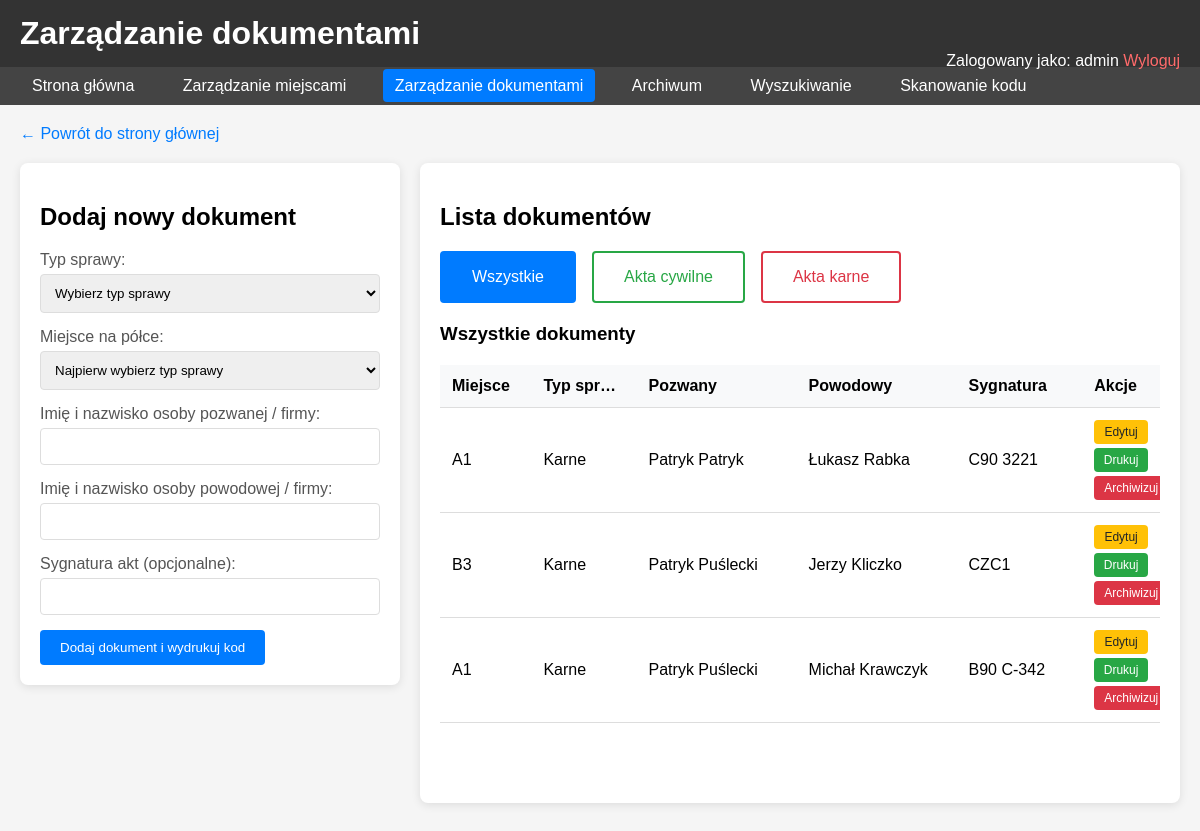
/admin_documents.php (signed in), run on the app's committed database.
### tables this page shows
CREATE TABLE `documents` (
  `id` int(11) NOT NULL,
  `location_id` int(11) DEFAULT NULL,
  `barcode` varchar(50) NOT NULL,
  `defendant_name` varchar(255) NOT NULL,
  `plaintiff_name` varchar(255) NOT NULL,
  `case_number` varchar(100) NOT NULL,
  `case_type` enum('civil','criminal') NOT NULL,
  `is_archived` tinyint(1) DEFAULT 0,
  `created_at` timestamp NOT NULL DEFAULT current_timestamp(),
  `archived_at` timestamp NULL DEFAULT NULL
);

CREATE TABLE `locations` (
  `id` int(11) NOT NULL,
  `location_code` varchar(10) NOT NULL,
  `shelf_type` enum('civil','criminal') NOT NULL,
  `created_at` timestamp NOT NULL DEFAULT current_timestamp()
);

### DocumentManager.php (called while the page is built, shortened)
<?php
class DocumentManager
{
    private $db;
    public function __construct()
    {
        $this->db = new Database();
    }
    public function getDocumentsByShelfType($shelfType)
    {
        $pdo = $this->db->getConnection();
        $stmt = $pdo->prepare("
            SELECT d.*, l.location_code
            FROM documents d
            JOIN locations l ON d.location_id = l.id
            WHERE l.shelf_type = ? AND d.is_archived = FALSE
            ORDER BY l.location_code
        ");
        $stmt->execute([$shelfType]);
        return $stmt->fetchAll();
    }
}

### admin_documents.php (the view, shortened to what this page needs)
<?php
require_once 'DocumentManager.php';
$manager = new DocumentManager();
$civilDocuments = $manager->getDocumentsByShelfType('civil');
$criminalDocuments = $manager->getDocumentsByShelfType('criminal');
require_once 'includes/header.php';
?>
<div class="header">
    <h1>Zarządzanie dokumentami</h1>
    <div class="user-info">
        Zalogowany jako: <?= htmlspecialchars($_SESSION['username']) ?>
        <a href="logout.php" class="logout">Wyloguj</a>
    </div>
</div>
<div class="nav">
    <a href="index.php">Strona główna</a>
    <a href="admin_locations.php">Zarządzanie miejscami</a>
    <a href="admin_documents.php" class="active">Zarządzanie dokumentami</a>
    <a href="admin_archive.php">Archiwum</a>
    <a href="search.php">Wyszukiwanie</a>
    <a href="barcode_scan.php">Skanowanie kodu</a>
</div>
<div class="container">
    <div class="back-link">
        <a href="index.php">← Powrót do strony głównej</a>
    </div>
    <div class="documents-layout">
        <div class="card add-document-card">
            <h2>Dodaj nowy dokument</h2>
            <form method="POST" id="documentForm">
                <div class="form-group">
                    <label for="case_type">Typ sprawy:</label>
                    <select id="case_type" name="case_type" required onchange="updateLocationOptions()">
                        <option value="">Wybierz typ sprawy</option>
                    </select>
                </div>
                <div class="form-group">
                    <label for="location_id">Miejsce na półce:</label>
                    <select id="location_id" name="location_id" required>
                        <option value="">Najpierw wybierz typ sprawy</option>
                    </select>
                </div>
                <div class="form-group">
                    <label for="defendant_name">Imię i nazwisko osoby pozwanej / firmy:</label>
                    <input type="text" id="defendant_name" name="defendant_name" required>
                </div>
                <div class="form-group">
                    <label for="plaintiff_name">Imię i nazwisko osoby powodowej / firmy:</label>
                    <input type="text" id="plaintiff_name" name="plaintiff_name" required>
                </div>
                <div class="form-group">
                    <label for="case_number">Sygnatura akt (opcjonalne):</label>
                    <input type="text" id="case_number" name="case_number">
                </div>
                <button type="submit" id="submitBtn">Dodaj dokument i wydrukuj kod</button>
            </form>
        </div>
        <div class="card documents-list-card">
            <h2>Lista dokumentów</h2>
            <div class="tabs">
                <button class="tab all active" onclick="showTab('all')">Wszystkie</button>
                <button class="tab civil" onclick="showTab('civil')">Akta cywilne</button>
                <button class="tab criminal" onclick="showTab('criminal')">Akta karne</button>
            </div>
            <div id="all" class="tab-content active">
                <h3>Wszystkie dokumenty</h3>
                <?php
                $allDocuments = array_merge($civilDocuments, $criminalDocuments);
                usort($allDocuments, function ($a, $b) {
                    return strtotime($b['created_at']) - strtotime($a['created_at']);
                });
                if (empty($allDocuments)):
                ?>
                    <div class="empty-message">
                        <h4>Brak dokumentów</h4>
                        <p>Nie ma żadnych dokumentów.</p>
                    </div>
                <?php else: ?>
                    <table>
                        <thead>
                            <tr>
                                <th>Miejsce</th>
                                <th>Typ sprawy</th>
                                <th>Pozwany</th>
                                <th>Powodowy</th>
                                <th>Sygnatura</th>
                                <th>Akcje</th>
                            </tr>
                        </thead>
                        <tbody>
                            <?php foreach ($allDocuments as $doc): ?>
                                <tr>
                                    <td><?= htmlspecialchars($doc['location_code']) ?></td>
                                    <td>
                                        <span class="case-type <?= $doc['case_type'] ?>">
                                            <?= $doc['case_type'] == 'civil' ? 'Cywilne' : 'Karne' ?>
                                        </span>
                                    </td>
                                    <td><?= htmlspecialchars($doc['defendant_name']) ?></td>
                                    <td><?= htmlspecialchars($doc['plaintiff_name']) ?></td>
                                    <td><?= htmlspecialchars($doc['case_number']) ?></td>
                                    <td>
                                        <button class="edit-btn" onclick="editDocument(<?= $doc['id'] ?>, '<?= htmlspecialchars($doc['defendant_name']) ?>', '<?= htmlspecialchars($doc['plaintiff_name']) ?>', '<?= htmlspecialchars($doc['case_number']) ?>', '<?= $doc['case_type'] ?>', <?= $doc['location_id'] ?>)">Edytuj</button>
                                        <button class="print-btn" onclick="printDocument(<?= $doc['id'] ?>)">Drukuj</button>
                                        <form method="POST" style="display: inline;">
                                            <button type="submit" class="archive-btn" onclick="return confirm('Czy na pewno chcesz zarchiwizować ten dokument?')">Archiwizuj</button>
                                        </form>
                                    </td>
                                </tr>
                            <?php endforeach; ?>
                        </tbody>
                    </table>
                <?php endif; ?>
            </div>
        </div>
    </div>
    <?php require_once 'includes/footer.php'; ?>

### assets/css/style.css (style rules this page uses)
body { font-family: Arial, sans-serif; margin: 0; padding: 0; background-color: #f5f5f5; }
.header { background-color: #333; color: white; padding: 15px 20px; }
.header h1 { margin: 0; }
.nav { background-color: #444; padding: 10px 20px; }
.nav a { color: white; text-decoration: none; margin-right: 20px; padding: 8px 12px; border-radius: 4px; }
.nav a.active { background-color: #007bff; }
.container { max-width: 1440px; margin: 20px auto; padding: 0 20px; }
.user-info { float: right; }
.logout { color: #ff6b6b; text-decoration: none; }
.card { background: white; padding: 20px; border-radius: 8px; box-shadow: 0 2px 10px rgba(0, 0, 0, 0.1); margin-bottom: 20px; }
.form-group { margin-bottom: 15px; }
label { display: block; margin-bottom: 5px; color: #555; }
input[type="text"], input[type="password"], select, textarea { width: 100%; padding: 10px; border: 1px solid #ddd; border-radius: 4px; box-sizing: border-box; }
button { padding: 10px 20px; background-color: #007bff; color: white; border: none; border-radius: 4px; cursor: pointer; }
table { width: 100%; border-collapse: collapse; margin-top: 20px; table-layout: fixed; }
th, td { padding: 12px; text-align: left; border-bottom: 1px solid #ddd; overflow: hidden; text-overflow: ellipsis; white-space: nowrap; }
td { max-width: 0; word-wrap: break-word; white-space: normal; }
th { background-color: #f8f9fa; font-weight: bold; }
.back-link { margin-bottom: 20px; }
.back-link a { color: #007bff; text-decoration: none; }
.tabs { display: flex; margin-bottom: 20px; gap: 16px; }
.tab { padding: 15px 30px; border: 2px solid transparent; background: #fff; cursor: pointer; font-size: 16px; color: #222; transition: background 0.2s, color 0.2s, border 0.2s; }
.tab.active { background-color: #007bff; color: white; }
.tab.civil { border-color: #28a745; color: #28a745; }
.tab.criminal { border-color: #dc3545; color: #dc3545; }
.tab.all { border-color: #007bff; color: #007bff; }
.tab.all.active, .tab.all:hover { background: #007bff; color: #fff; border-color: #007bff; }
.tab-content { display: none; }
.tab-content.active { display: block; }
.print-btn { padding: 5px 10px; background-color: #28a745; color: white; border: none; border-radius: 4px; cursor: pointer; font-size: 12px; display:flex; justify-content: center; width:100%; margin-bottom: 4px; }
.edit-btn { padding: 5px 10px; background-color: #ffc107; color: #212529; border: none; border-radius: 4px; cursor: pointer; font-size: 12px; display: flex; justify-content: center; width: 100%; margin-bottom: 4px; }
.archive-btn { padding: 5px 10px; background-color: #dc3545; color: white; border: none; border-radius: 4px; cursor: pointer; font-size: 12px; }
.documents-layout { display: grid; grid-template-columns: 1fr 2fr; gap: 20px; margin-bottom: 20px; }
.add-document-card { height: fit-content; }
.documents-list-card { min-height: 600px; }
table th:nth-child(1), table td:nth-child(1) { width: 10%; }
table th:nth-child(2), table td:nth-child(2) { width: 12%; }
table th:nth-child(3), table td:nth-child(3), table th:nth-child(4), table td:nth-child(4) { width: 20%; }
table th:nth-child(5), table td:nth-child(5) { width: 15%; }
table th:nth-child(6), table td:nth-child(6) { width: 15%; }
table th:last-child, table td:last-child { width: 8%; }

### data on the page
documents: location.location_code "A1", case_type "Karne", defendant_name "Patryk Patryk", plaintiff_name "Łukasz Rabka", case_number "C90 3221"
documents: location.location_code "B3", case_type "Karne", defendant_name "Patryk Puślecki", plaintiff_name "Jerzy Kliczko", case_number "CZC1"
documents: location.location_code "A1", case_type "Karne", defendant_name "Patryk Puślecki", plaintiff_name "Michał Krawczyk", case_number "B90 C-342"

### other printed values
$_SESSION['username'] "admin"
